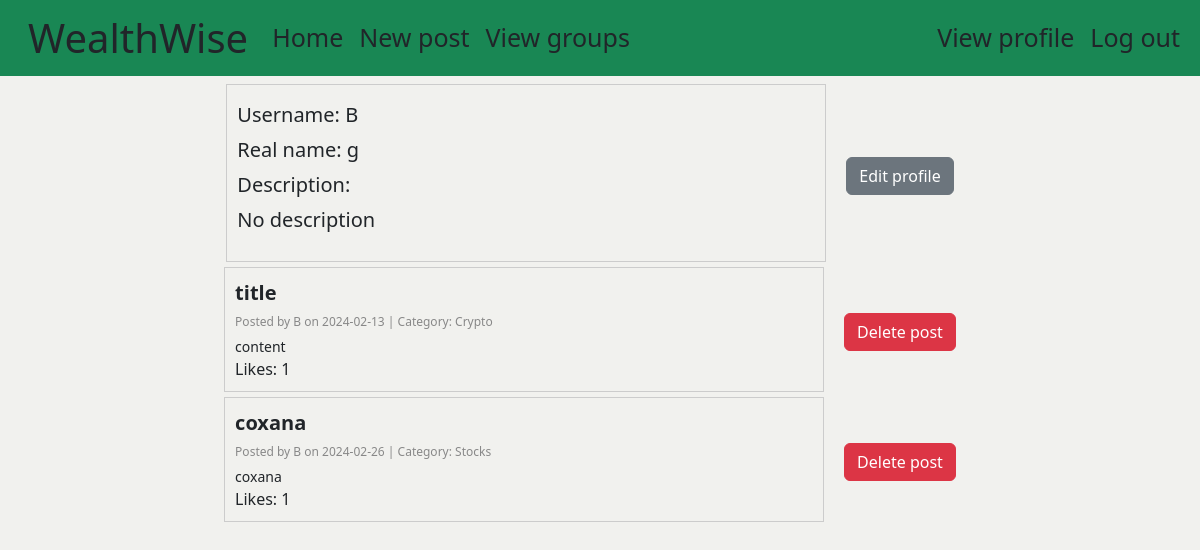
The page /profile (signed in) on the database its author committed.
### domain/tables.py (models this page shows)
class UserTable(Base):
    __tablename__ = 'user'
    id = Column(Integer, primary_key=True, autoincrement=True)
    email = Column(String)
    username = Column(String)
    hash = Column(String)
    realname = Column(String)
    description = Column(String)

class PostTable(Base):
    __tablename__ = 'post'
    id = Column(Integer, primary_key=True, autoincrement=True)
    username = Column(String, ForeignKey('user.username', ondelete='CASCADE'))
    title = Column(String(50))
    content = Column(String(200))
    category = Column(String(30))
    date = Column(DateTime, default=datetime.now)
    no_likes = Column(Integer,default=0)
    user = relationship('UserTable')

### app.py (the view)
@app.route("/profile", methods=["GET"])
def profile():
    iduser = session["user_id"]
    user = service.getUserByID(iduser)
    posts = service.getAllPost()
    dates = []
    for post in posts:
        date = post.date
        formatted_date = date.strftime("%Y-%m-%d")
        dates.append(formatted_date)
    return render_template("profile.html", user=user, posts=posts, dates=dates, len=len(posts))

### app.py (called while the page is built)
@app.after_request
def after_request(response):
    response.headers["Cache-Control"] = "no-cache, no-store, must-revalidate"
    response.headers["Expires"] = 0
    response.headers["Pragma"] = "no-cache"
    return response

### repository/repositoryPost.py (called while the page is built)
    def getAll(self):
        return sessiondata.query(PostTable).all()

### repository/repositoryUser.py (called while the page is built)
    def getById(self, id):
        return sessiondata.query(UserTable).filter(UserTable.id == id).first()

### service/service.py (called while the page is built)
    def getUserByID(self, id):
        return self.__repoUser.getById(id)

    def getAllPost(self):
        return self.__repoPost.getAll()

### templates/profile.html (shortened to what this page needs)
{% extends "layout.html" %}
{% block main %}
    <div class="container1">
    <div class="post-container">
    <div class="profile">
        <label>Username: {{ user.username }}</label>
    </div>
    <div class="profile"> <label>Real name: {{ user.realname }}</label></div>
        {% if user.description=="" %}
        <div class="profile"> <label>Description: </label><p> No description </p></div>
        {% else %}
        <div class="profile"> <p>{{ user.description }}</p></div>
        {% endif %}
    </div>
    <div>
            <form action="/editprofile" method="GET">
                <button type="submit" class="btn btn-secondary">Edit profile</button>
            </form>
    </div>
    </div>
    <tbody>
    {% for i in range(len) %}
        <tr>
            <td>
                <div class="container1">
                    <div class="post-container">
                        <div class="post-title">{{ posts[i].title }}</div>
                        <div class="post-info">Posted by {{ posts[i].username }} on {{ dates[i] }} | Category: {{ posts[i].category }}</div>
                        <div class="post-content">
                            {{ posts[i].content }}
                        </div>
                        <div class="likes me-3">Likes: {{ posts[i].no_likes }}</div>
                    </div>
                     <div>
                    <form action="/deletepost" method="POST">
                        <button type="submit" class="btn btn-danger">Delete post</button>
                    </form>
                </div>
                </div>
            </td>
        </tr>
    {% endfor %}
</tbody>
{% endblock %}

### templates/layout.html (shortened to what this page needs)
<!DOCTYPE html>
<html lang="en">
    <head>
        <link href="https://cdn.jsdelivr.net/npm/bootstrap@5.3.1/dist/css/bootstrap.min.css" rel="stylesheet">
        <link href="/static/style.css" rel="stylesheet">
    </head>
    <body>
            <nav class= "navbar-light navbar-expand-lg bg-success mb-2" >
                <div class="container-fluid collapse navbar-collapse">
                    <a class = "navbar-brand my-2 mx-3" href="/"><span style="font-size: 40px;">WealthWise</span></a>
                    {% if session["user_id"] %}
                    <ul class="navbar-nav me-auto my-2">
                        <li class="nav-item mx-2"><a class="nav-link" href="/"><span style="font-size: 25px;">Home</span></a></li>
                        <li class="nav-item mx-2"><a class="nav-link" href="/post"><span style="font-size: 25px;">New post</span></a></li>
                        <li class="nav-item mx-2"><a class="nav-link" href="/group"><span style="font-size: 25px;">View groups</span></a></li>
                    </ul>
                    <ul class="navbar-nav ms-auto my-2">
                        <li class="nav-item mx-2"><a class="nav-link" href="/profile"><span style="font-size: 25px;">View profile</span></a></li>
                        <li class="nav-item mx-2"><a class="nav-link" href="/logout"><span style="font-size: 25px;">Log out</span></a></li>
                    </ul>
                    {% else %}
                    <ul class="navbar-nav ms-auto my-2">
                    <li class="nav-item mx-2"><a class="nav-link" href="/login"><span style="font-size: 25px;">Log in</span></a></li>
                    <li class="nav-item mx-2"><a class="nav-link" href="/register"><span style="font-size: 25px;">Register</span></a></li>
                    {% endif %}
                </div>
            </nav>
        <main class="container-fluid">
            {% block main %} {% endblock %}
        </main>
    </body>
</html>

### static/style.css (style rules this page uses)
body { background-color: #f1f1ee; }
form { margin: 20px; align-items: center; }
label { display: block; margin-bottom: 5px; }
.container1 { display: flex; align-items: center; justify-content: center; }
.container-fluid .post-container { border: 1px solid #ccc; padding: 10px; margin-bottom: 5px; max-width: 600px; width: 100%; }
.post-title { font-size: 20px; font-weight: bold; margin-bottom: 5px; }
.post-info { font-size: 12px; color: #888; margin-bottom: 5px; }
.post-content { font-size: 14px; }
.profile { font-size: 20px; margin-bottom: 5px; margin-top: 5px; }

### rows shown on the page
UserTable: username "B", realname "g"
PostTable: title "title", username "B", category "Crypto", content "content", no_likes "1"
PostTable: title "coxana", username "B", category "Stocks", content "coxana", no_likes "1"

### other values the page prints
{{ dates[i] }} "2024-02-13" "2024-02-26"
